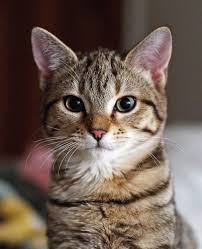
#> input picture image/cat1.jpg, 202 x 249 px, given in place of cat.mp4, which was not available
$ python cat_video_detection.py
#> lines starting #> are read from the running program, lines starting #| are printed output that depends on the picture; pictures that were not available may be replaced by others from this repository, and a replacement may not be noted
import cv2

cap = cv2.VideoCapture('cat.mp4')
while(cap.isOpened()):
    ret, frame = cap.read()
#> frame is the input picture: shape (249, 202, 3); mean B, G, R 82.3, 92.2, 108.9
    frame = cv2.resize(frame,(420,400))
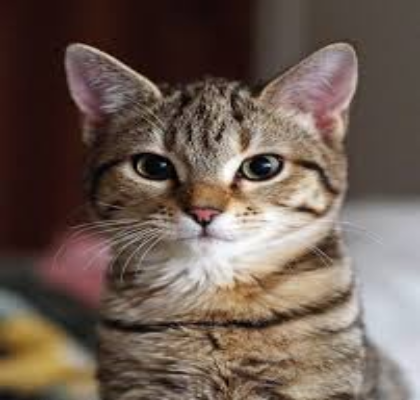
#> frame: shape (400, 420, 3); mean B, G, R 82.2, 92.1, 108.7
    gray = cv2.cvtColor(frame, cv2.COLOR_BGR2GRAY)
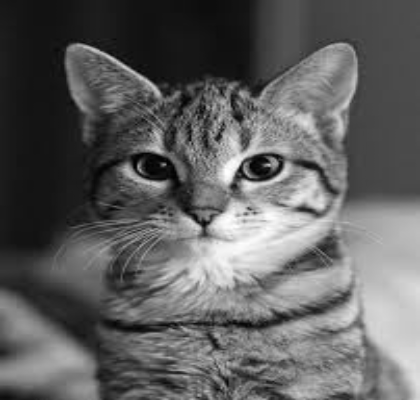
#> gray: shape (400, 420); min 1, max 254, mean 95.9
    detector = cv2.CascadeClassifier('haarcascade_frontalcatface.xml')
    rects = detector.detectMultiScale(gray, scaleFactor=1.15,
                                      minNeighbors=2, minSize=(40,40))
#> rects = [[98, 78, 217, 217]]
    # draw rectangle cropping cat face
#> (the run stopped early here; a loop or call above may not have finished)

$ run again, on image/cat2.jpg
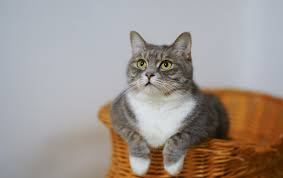
#> input picture image/cat2.jpg, 283 x 178 px, given in place of cat.mp4, which was not available
#> frame is the input picture: shape (178, 283, 3); mean B, G, R 145.4, 151.3, 160.5
#> `frame = cv2.resize(frame,(420,400))`:
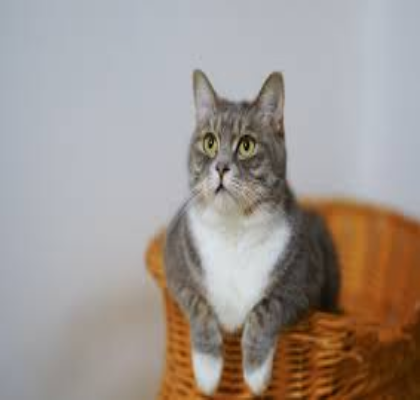
#> frame: shape (400, 420, 3); mean B, G, R 145.3, 151.2, 160.4
#> `gray = cv2.cvtColor(frame, cv2.COLOR_BGR2GRAY)`:
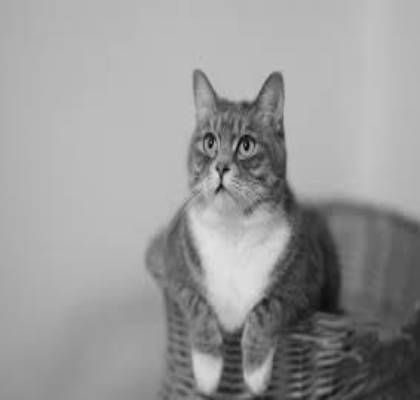
#> gray: shape (400, 420); min 8, max 224, mean 153.3
#> rects = [[173, 105, 103, 103]]

$ run again, on image/cat3.jpg
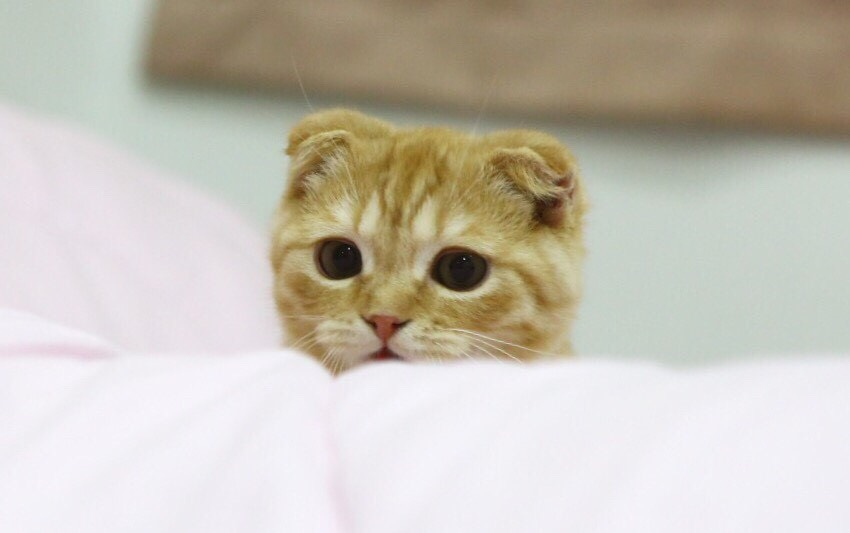
#> input picture image/cat3.jpg, 850 x 533 px, given in place of cat.mp4, which was not available
#> frame is the input picture: shape (533, 850, 3); mean B, G, R 181.2, 192.8, 198.5
#> `frame = cv2.resize(frame,(420,400))`:
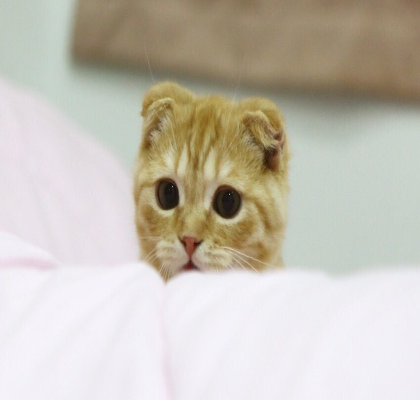
#> frame: shape (400, 420, 3); mean B, G, R 181.1, 192.7, 198.4
#> `gray = cv2.cvtColor(frame, cv2.COLOR_BGR2GRAY)`:
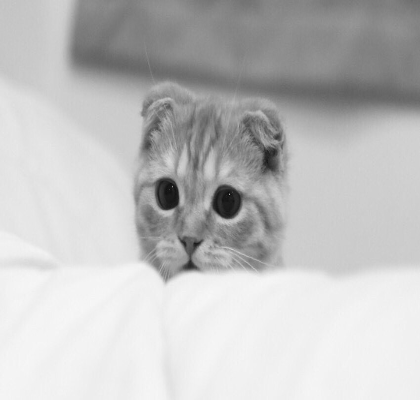
#> gray: shape (400, 420); min 12, max 247, mean 193.1
#> rects = [[162, 218, 59, 59], [111, 135, 159, 159]]
